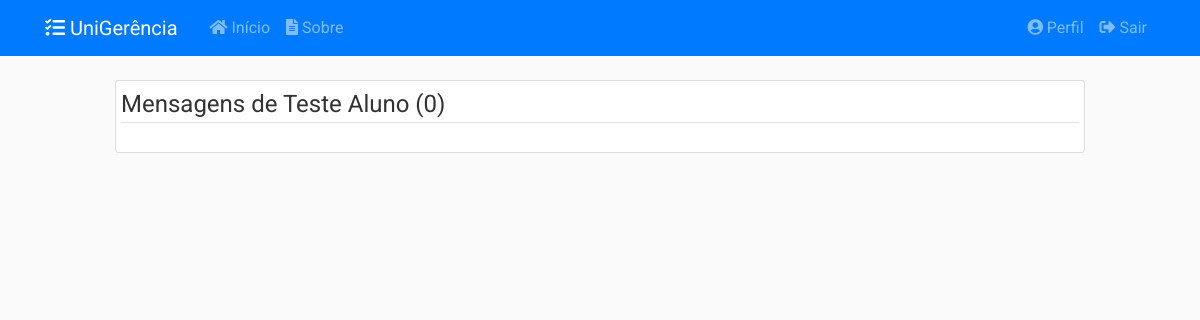
Before: /usuarios/3/posts (signed in) with the older database file.
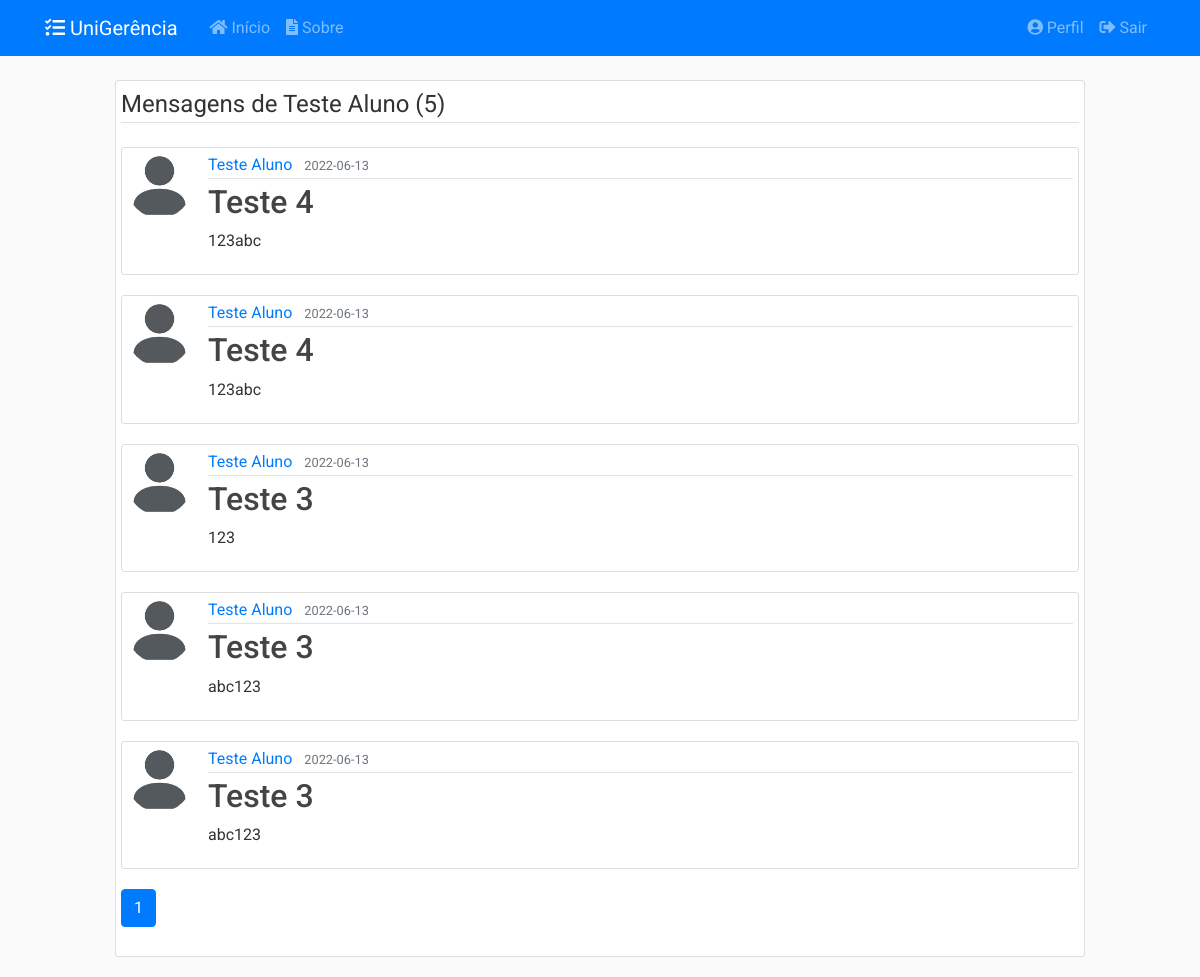
After: the same page with the newer database file.
### app/models/usuarios.py (models this page shows, shortened)
class Usuario(db.Model, UserMixin):
    __tablename__ = 'usuarios'
    __table_args__ = {'extend_existing': True}
    id = db.Column(db.Integer, primary_key=True)
    nome = db.Column(db.String(100), nullable=False)
    identificacao = db.Column(db.String(20), unique=True, nullable=False)
    email = db.Column(db.String(100), unique=True, nullable=False)
    senha = db.Column(db.String(60), nullable=False)
    data_cadastro = db.Column(db.DateTime, nullable=False,
                              default=datetime.now().astimezone(fuso_horario))
    data_atualizacao = db.Column(db.DateTime, nullable=True)
    tipo = db.Column(db.Enum(TipoUsuario), nullable=False)
    ativo = db.Column(db.Boolean, nullable=False, default=True)
    imagem_perfil = db.Column(db.String(20), nullable=False,
                              default='default.jpg')
    posts = db.relationship('Post', backref='autor',
                            foreign_keys='Post.usuario_id', lazy=True)
    recipiente = db.relationship('Post', backref='destinatario',
                                 foreign_keys='Post.destinatario_id', lazy=True)
    solicitacoes = db.relationship('Solicitacao', backref='autor', lazy=True)
    relatorios = db.relationship('Relatorio', backref='autor', lazy=True)
    def recuperar_id(usuario_id):
        return Usuario.query.filter_by(id=usuario_id).filter_by(ativo=True).first_or_404()
    def verificar_admin(self):
        if self.tipo.name == 'ADMIN':
            return True
        else:
            return False

### app/models/posts.py (models this page shows, shortened)
class Post(db.Model):
    __tablename__ = 'posts'
    __table_args__ = {'extend_existing': True}
    id = db.Column(db.Integer, primary_key=True)
    titulo = db.Column(db.String(100), nullable=False)
    data_postado = db.Column(db.DateTime, nullable=False,
                             default=datetime.now().astimezone(fuso_horario))
    data_atualizacao = db.Column(db.DateTime, nullable=True)
    conteudo = db.Column(db.Text, nullable=False)
    ativo = db.Column(db.Boolean, nullable=False, default=True)
    usuario_id = db.Column(db.Integer, db.ForeignKey('usuarios.id'),
                           nullable=False)
    destinatario_id = db.Column(db.Integer, db.ForeignKey('usuarios.id'),
                                nullable=True)
    def recuperar_autor_paginado(usuario, pagina, num):
        return Post.query.filter_by(autor=usuario).order_by(
            Post.data_postado.desc()).paginate(page=pagina, per_page=num)

### app/controllers/usuarios.py (the view)
@usuarios.route("/<int:usuario_id>/posts", methods=['GET'])
@login_required
@admin_required
def posts_usuario(usuario_id):
    pagina = request.args.get('pagina', 1, type=int)
    usuario = Usuario.recuperar_id(usuario_id)
    posts = Post.recuperar_autor_paginado(usuario, pagina, 5)
    return render_template('usuarios/posts_usuario.html',
                           posts=posts, usuario=usuario)

### app/models/usuarios.py (called while the page is built)
@login_manager.user_loader
def load_user(user_id):
    return Usuario.query.get(int(user_id))

def admin_required(f):
    @wraps(f)
    def wrap(*args, **kwargs):
        if Usuario.verificar_admin(current_user):
            return f(*args, **kwargs)
        else:
            flash('Você não tem autorização para acessar esta página.', 'danger')
        return redirect(url_for('principal.inicio'))
    return wrap

### app/templates/usuarios/posts_usuario.html
{% extends "layout.html" %}
{% block detalhes %}
<div class="content-section">
    <legend class="border-bottom mb-4">Mensagens de {{ usuario.nome }} ({{ posts.total }})</legend>
    {% for post in posts.items %}
        <article class="media content-section">
            <img class="rounded-circle article-img" src="{{ url_for('static', filename='img_perfil/' + post.autor.imagem_perfil) }}">
            <div class="media-body">
            <div class="article-metadata">
                <a class="mr-2" href="{{ url_for('usuarios.posts_usuario', usuario_id=post.autor.id) }}">{{ post.autor.nome }}</a>
                <small class="text-muted">{{ post.data_postado.strftime('%Y-%m-%d') }}</small>
            </div>
            <h2><a class="article-title" href="{{ url_for('posts.post', post_id=post.id) }}">{{ post.titulo }}</a></h2>
            <p class="article-content">{{ post.conteudo }}</p>
            </div>
        </article>
    {% endfor %}
    <div class="row">
        <div class="col-md-11">
        {% for page_num in posts.iter_pages(left_edge=1, right_edge=1, left_current=1, right_current=2) %}
            {% if page_num %}
                {% if posts.page == page_num %}
                    <a class="btn btn-primary mb-4" href="{{ url_for('usuarios.posts_usuario', usuario_id=usuario.id, pagina=page_num) }}">{{ page_num }}</a>
                {% else %}
                    <a class="btn btn-outline-primary mb-4" href="{{ url_for('usuarios.posts_usuario', usuario_id=usuario.id, pagina=page_num) }}">{{ page_num }}</a>
                {% endif %}
            {% else %}
            ...
            {% endif %}
        {% endfor %}
        </div>
    </div>
</div>
{% endblock detalhes %}

### app/templates/layout.html (shortened to what this page needs)
<!DOCTYPE html>
<html>
<head>
    <link rel="stylesheet" type="text/css" href="{{ url_for('static', filename='css/bootstrap4.min.css') }}">
    <link rel="stylesheet" type="text/css" href="{{ url_for('static', filename='css/main.css') }}">
    <link rel="stylesheet" type="text/css" href="{{ url_for('static', filename='css/datatables.min.css') }}">
    <link rel="stylesheet" type="text/css" href="{{ url_for('static', filename='css/select2.min.css') }}"/>
    <link rel="stylesheet" type="text/css" href="{{ url_for('static', filename='css/select2-bootstrap.min.css') }}">
    <link rel="stylesheet" type="text/css" href="https://pro.fontawesome.com/releases/v5.15.0/css/all.css">
</head>
<body>
    <header class="site-header">
        <nav class="navbar navbar-expand-md navbar-dark bg-primary fixed-top">
            <div class="container">
                <a class="navbar-brand mr-4" href="{{ url_for('principal.inicio') }}"><i class="fas fa-tasks"></i> UniGerência</a>
                <div class="collapse navbar-collapse" id="navbarToggle">
                    <div class="navbar-nav mr-auto">
                        <a class="nav-item nav-link" href="{{ url_for('principal.inicio') }}"><i class="fas fa-home"></i>&nbsp;Início</a>
                        <a class="nav-item nav-link" href="{{ url_for('principal.sobre') }}"><i class="fas fa-file-alt"></i>&nbsp;Sobre</a>
                    </div>
                    <div class="navbar-nav">
                    {% if current_user.is_authenticated %}
                        <a class="nav-item nav-link" href="{{ url_for('usuarios.perfil') }}"><i class="fas fa-user-circle"></i>&nbsp;Perfil</a>
                        <a class="nav-item nav-link" href="{{ url_for('usuarios.logout') }}"><i class="fas fa-sign-out-alt"></i>&nbsp;Sair</a>
                    {% else %}
                        <a class="nav-item nav-link" href="{{ url_for('usuarios.login') }}"><i class="fas fa-sign-in-alt"></i>&nbsp;Login</a>
                        <a class="nav-item nav-link" href="{{ url_for('usuarios.registrar') }}"><i class="fas fa-address-card"></i>&nbsp;Registre-se</a>
                    {% endif %}
                    </div>
                </div>
            </div>
        </nav>
    </header>
    <main role="main" class="container-fluid">
        <div class="row justify-content-lg-center">
            <div class="col-lg-10 align-self-lg-center">
            {% block detalhes %}{% endblock %}
            </div>
        </div>
    </main>
</body>
</html>

### app/static/css/main.css (style rules this page uses)
body { background: #fafafad5; color: #333333; margin-top: 5rem; font-family: 'Roboto' !important; }
h1, h2, h3, h4, h5, h6 { color: #444444; }
html { scroll-behavior: smooth; }
.content-section { background: #ffffff; padding: 5px 5px; border: 1px solid #dddddd; border-radius: 3px; margin-bottom: 20px; }
.article-title { color: #444444; }
.article-content { white-space: pre-line; }
.article-img { height: 65px; width: 65px; margin-right: 16px; }
.article-metadata { padding-bottom: 1px; margin-bottom: 4px; border-bottom: 1px solid #e3e3e3 }

Changed rows visible on the page:
added Post: imagem_perfil (placeholder picture), autor.nome "Teste Aluno", data_postado "2022-06-13", titulo "Teste 4", conteudo "123abc"
added Post: imagem_perfil (placeholder picture), autor.nome "Teste Aluno", data_postado "2022-06-13", titulo "Teste 4", conteudo "123abc"
added Post: imagem_perfil (placeholder picture), autor.nome "Teste Aluno", data_postado "2022-06-13", titulo "Teste 3", conteudo "123"
added Post: imagem_perfil (placeholder picture), autor.nome "Teste Aluno", data_postado "2022-06-13", titulo "Teste 3", conteudo "abc123"
added Post: imagem_perfil (placeholder picture), autor.nome "Teste Aluno", data_postado "2022-06-13", titulo "Teste 3", conteudo "abc123"
Other visible differences:
{{ posts.total }}: "0" → "5"
new list line: "1"
